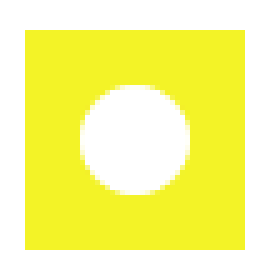
#> input picture test/skin2/cursor.png, 55 x 55 px, found by its file name (shown 5 times larger)
$ python Components.py
#> lines starting #> are read from the running program, lines starting #| are printed output that depends on the picture
import cv2
import numpy as np
import sys

np.set_printoptions(threshold=sys.maxsize)


class Images:
	def __init__(self, filename):
		self.filename = filename
		self.img = cv2.imread(self.filename, -1)
		self.orig_img = np.copy(self.img)
		self.orig_rows = self.img.shape[0]
		self.orig_cols = self.img.shape[1]
		self.change_size(1, 1) # make rows and cols even amount
		self.orig_img = np.copy(self.img)
		self.orig_rows = self.img.shape[0]
		self.orig_cols = self.img.shape[1]

	def to_3channel(self):
		alpha_s = self.orig_img[:, :, 3] / 255.0
		for c in range(3):
			self.orig_img[:, :, c] = (self.orig_img[:, :, c] * alpha_s).astype(self.orig_img.dtype)
		self.img = self.orig_img

	# crop everything that goes outside the screen
	# [24 lines left out: functions checkOverdisplay, add_to_frame, not called in this run]

	def change_size(self, new_row, new_col, inter_type=cv2.INTER_AREA):
		n_rows = int(new_row * self.orig_rows)
		n_rows -= int(n_rows % 2 == 1)  # need to be even
		n_cols = int(new_col * self.orig_cols)
		n_cols -= int(n_cols % 2 == 1)  # need to be even
		self.img = cv2.resize(self.orig_img, (n_cols, n_rows), interpolation=inter_type)
		self.to_reset = np.empty((self.img.shape[0], self.img.shape[1], 3))


class Cursor(Images):
	def __init__(self, filename):
		Images.__init__(self, filename)
#> in __init__, self.img is the input picture: shape (55, 55, 4); mean B, G, R, A 143.9, 248.8, 248.8, 74.5
#> in change_size, `self.img = cv2.resize(self.orig_img, (n_cols, n_rows), interpolation=i..`:
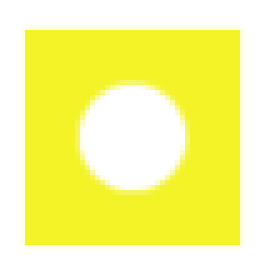
#> self.img: shape (54, 54, 4) (shown 5 times larger); mean B, G, R, A 143.9, 248.8, 248.8, 74.5
		self.to_3channel()
#> in to_3channel, `alpha_s = self.orig_img[:, :, 3] / 255.0`:
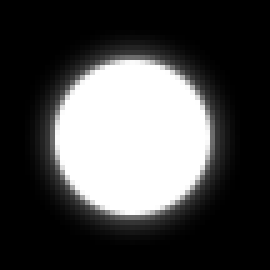
#> alpha_s: shape (54, 54) float64 (shown 5 times larger); min 0, max 1, mean 0.292
#> after the loop in to_3channel, `for c in range(3):`:
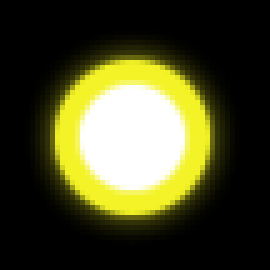
#> self.orig_img: shape (54, 54, 4) (shown 5 times larger); mean B, G, R, A 38.4, 72.3, 72.3, 74.5


class InputOverlay(Images):
	# [22 lines left out: function __init__, not called in this run]

	def addcolor(self, n, color=0):
		self.img[:, :, color] = self.img[:, :, color] + n * self.img[:, :, 3]

	# [42 lines left out: functions prepare_buttons, clicked, add_to_frame, not called in this run]


class Cursortrail(Images):
	# [20 lines left out: functions __init__, prepare_trails, add_to_frame, not called in this run]


class Smoke(Images):
	# [6 lines left out: function __init__, not called in this run]

	def clicked(self, cursor_x, cursor_y):
		self.holding = True
		self.smokes[-1].append([cursor_x, cursor_y, 1, 300])

	# [25 lines left out: function add_to_frame, not called in this run]


class LifeGraph:
	# [33 lines left out: functions __init__, goes_to, add_to_frame, not called in this run]
# [8 lines of commented-out code are left out]


class Playfield:
	def __init__(self, filename, width, height):
		self.img = cv2.imread(filename, -1)
		self.img = cv2.resize(self.img, (width, height), interpolation=cv2.INTER_NEAREST)

	# [9 lines left out: function add_to_frame, not called in this run]


class HitCircleNumber(Images):
	# [9 lines left out: function __init__, not called in this run]


class Number:
	# [19 lines left out: functions __init__, draw, not called in this run]


class ApproachCircle(Images):
	# [18 lines left out: functions __init__, prepare_sizes, not called in this run]

	def add_to_frame(self, background, x_offset, y_offset, time_left):
		self.img = self.approach_frames[int((self.time_preempt - time_left) / self.interval)]
		super().add_to_frame(background, x_offset, y_offset)


class CircleOverlay(Images):
	def __init__(self, filename):
		Images.__init__(self, filename)


class Circles(Images):
	# [126 lines left out: functions __init__, calculate_ar, add_color, load_circle, overlayhitcircle, overlay_approach and 2 more, not called in this run]

	def add_circle(self, x, y, combo_number):
		self.circles.append([x, y, self.time_preempt, -1, combo_number])

	# [13 lines left out: function add_to_frame, not called in this run]


if __name__ == "__main__":
	cursor = Cursor("../res/skin/cursor.png")
	print(cursor.img.shape)
#| (54, 54, 4)

$ run again, with test/skin2/Ranking-title.png copied over test/skin2/cursor.png
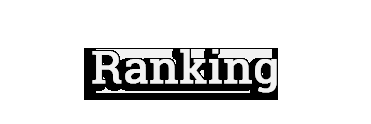
#> input picture test/skin2/Ranking-title.png, 371 x 124 px, found by its file name
#> in __init__, self.img is the input picture: shape (124, 371, 4); mean B, G, R, A 221.9, 221.9, 221.9, 19
#> self.img: shape (124, 370, 4)
#> in to_3channel, `alpha_s = self.orig_img[:, :, 3] / 255.0`:
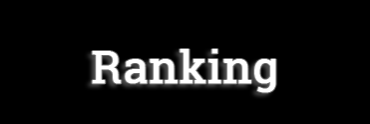
#> alpha_s: shape (124, 370) float64; min 0, max 1, mean 0.0746
#> after the loop in to_3channel, `for c in range(3):`:
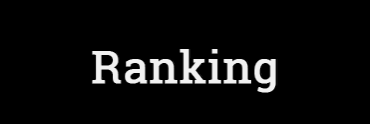
#> self.orig_img: shape (124, 370, 4); mean B, G, R, A 13.7, 13.7, 13.7, 19
#| (124, 370, 4)

$ run again, with test/skin2/approachcircle.png copied over test/skin2/cursor.png
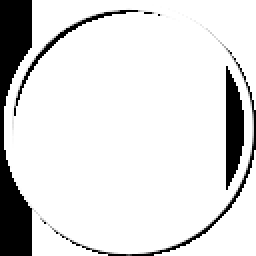
#> input picture test/skin2/approachcircle.png, 128 x 128 px, found by its file name (shown 2 times larger)
#> in __init__, self.img is the input picture: shape (128, 128, 4); mean B, G, R, A 222.6, 222.6, 222.6, 25.2
#> in to_3channel, `alpha_s = self.orig_img[:, :, 3] / 255.0`:
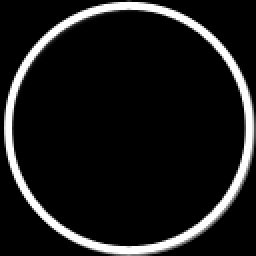
#> alpha_s: shape (128, 128) float64 (shown 2 times larger); min 0, max 1, mean 0.0987
#> after the loop in to_3channel, `for c in range(3):`:
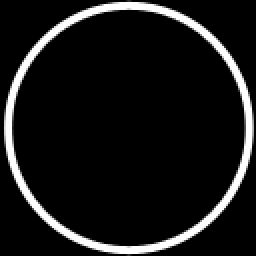
#> self.orig_img: shape (128, 128, 4) (shown 2 times larger); mean B, G, R, A 23.6, 23.6, 23.6, 25.2
#| (128, 128, 4)

$ run again, with test/skin2/followpoint-3.png copied over test/skin2/cursor.png
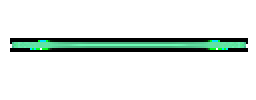
#> input picture test/skin2/followpoint-3.png, 128 x 50 px, found by its file name (shown 2 times larger)
#> in __init__, self.img is the input picture: shape (50, 128, 4); mean B, G, R, A 230.9, 234.7, 227, 14.7
#> in to_3channel, `alpha_s = self.orig_img[:, :, 3] / 255.0`:
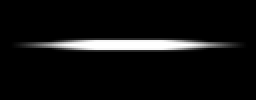
#> alpha_s: shape (50, 128) float64 (shown 2 times larger); min 0, max 1, mean 0.0578
#> after the loop in to_3channel, `for c in range(3):`:
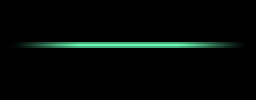
#> self.orig_img: shape (50, 128, 4) (shown 2 times larger); mean B, G, R, A 5.6, 7.8, 3.3, 14.7
#| (50, 128, 4)
